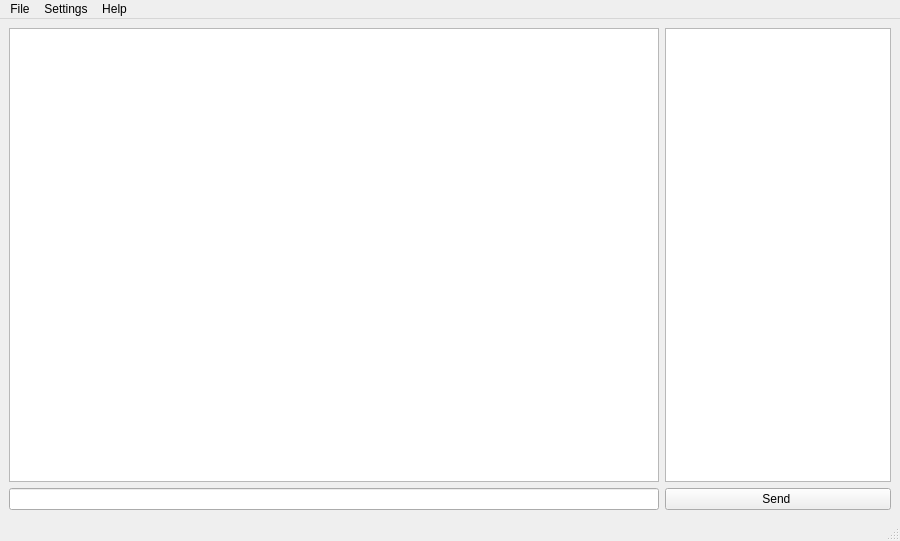
<?xml version="1.0" encoding="UTF-8"?>
<ui version="4.0">
 <class>MainWindow</class>
 <widget class="QMainWindow" name="MainWindow">
  <property name="geometry">
   <rect>
    <x>0</x>
    <y>0</y>
    <width>900</width>
    <height>541</height>
   </rect>
  </property>
  <property name="windowTitle">
   <string>MainWindow</string>
  </property>
  <widget class="QWidget" name="centralwidget">
   <layout class="QGridLayout" name="gridLayout">
    <item row="0" column="1">
     <widget class="QListWidget" name="userList">
      <property name="maximumSize">
       <size>
        <width>300</width>
        <height>16777215</height>
       </size>
      </property>
     </widget>
    </item>
    <item row="0" column="0">
     <widget class="QTextBrowser" name="messagesWindow">
      <property name="minimumSize">
       <size>
        <width>650</width>
        <height>300</height>
       </size>
      </property>
     </widget>
    </item>
    <item row="1" column="1">
     <widget class="QPushButton" name="sendMessageButton">
      <property name="maximumSize">
       <size>
        <width>300</width>
        <height>16777215</height>
       </size>
      </property>
      <property name="text">
       <string>Send </string>
      </property>
     </widget>
    </item>
    <item row="1" column="0">
     <widget class="QLineEdit" name="newMessageLine">
      <property name="minimumSize">
       <size>
        <width>650</width>
        <height>0</height>
       </size>
      </property>
     </widget>
    </item>
   </layout>
  </widget>
  <widget class="QMenuBar" name="menubar">
   <property name="geometry">
    <rect>
     <x>0</x>
     <y>0</y>
     <width>900</width>
     <height>21</height>
    </rect>
   </property>
   <widget class="QMenu" name="menuFile">
    <property name="title">
     <string>File</string>
    </property>
    <addaction name="connectToServerButton"/>
    <addaction name="disconnectFromServerButton"/>
    <addaction name="saveHistoryToXMLButton"/>
    <addaction name="exitChatButton"/>
   </widget>
   <widget class="QMenu" name="menuSettings">
    <property name="title">
     <string>Settings</string>
    </property>
    <widget class="QMenu" name="menuStatus">
     <property name="title">
      <string>Status</string>
     </property>
     <addaction name="statusOnline"/>
     <addaction name="statusIdle"/>
     <addaction name="statusDoNotDisturb"/>
    </widget>
    <addaction name="serverSettings"/>
    <addaction name="userNameSettings"/>
    <addaction name="menuStatus"/>
   </widget>
   <widget class="QMenu" name="menuHelp">
    <property name="title">
     <string>Help</string>
    </property>
   </widget>
   <addaction name="menuFile"/>
   <addaction name="menuSettings"/>
   <addaction name="menuHelp"/>
  </widget>
  <widget class="QStatusBar" name="statusbar"/>
  <action name="connectToServerButton">
   <property name="text">
    <string>Connect to server</string>
   </property>
  </action>
  <action name="disconnectFromServerButton">
   <property name="text">
    <string>Disconnect</string>
   </property>
  </action>
  <action name="saveHistoryToXMLButton">
   <property name="text">
    <string>Save history to XML</string>
   </property>
  </action>
  <action name="exitChatButton">
   <property name="text">
    <string>Exit</string>
   </property>
  </action>
  <action name="serverSettings">
   <property name="text">
    <string>Server: </string>
   </property>
  </action>
  <action name="userNameSettings">
   <property name="text">
    <string>UserName</string>
   </property>
  </action>
  <action name="statusOnline">
   <property name="text">
    <string>Online</string>
   </property>
  </action>
  <action name="statusIdle">
   <property name="text">
    <string>Idle</string>
   </property>
  </action>
  <action name="statusDoNotDisturb">
   <property name="text">
    <string>Do Not Disturb</string>
   </property>
  </action>
 </widget>
 <resources/>
 <connections/>
</ui>
